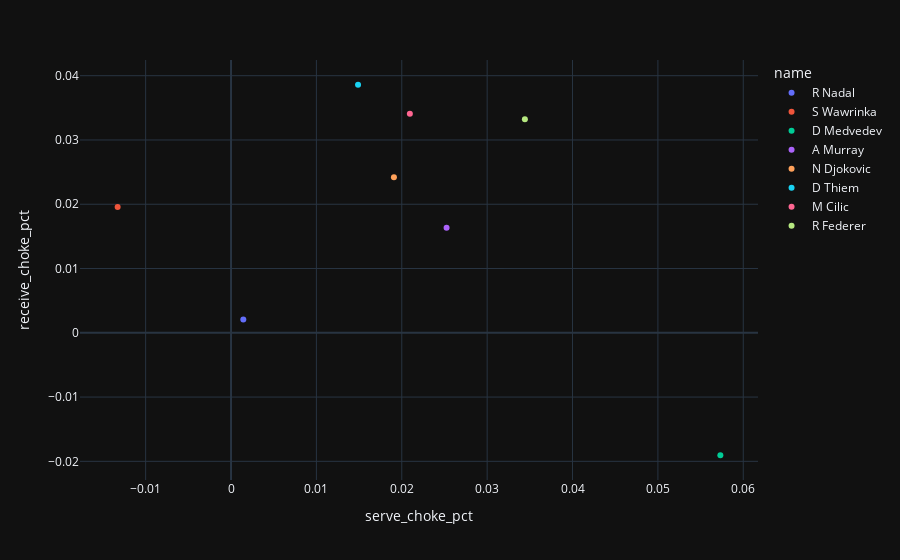

Notebook code for this chart:
### Code cell
fig = px.scatter(data_frame=df2, x="serve_choke_pct", y="receive_choke_pct", hover_name='name', color='name')
fig.show()

### Figure 1 — Plotly figure (JSON) as saved in the notebook; plotly's stock layout.template omitted (floating-point values rounded to 4 significant figures)
{"data": [{"hovertemplate": "<b>%{hovertext}</b><br><br>name=R Nadal<br>serve_choke_pct=%{x}<br>receive_choke_pct=%{y}<extra></extra>", "hovertext": ["R Nadal"], "legendgroup": "R Nadal", "marker": {"color": "#636efa", "symbol": "circle"}, "mode": "markers", "name": "R Nadal", "orientation": "v", "showlegend": true, "type": "scatter", "x": [0.001437], "xaxis": "x", "y": [0.002051], "yaxis": "y"}, {"hovertemplate": "<b>%{hovertext}</b><br><br>name=S Wawrinka<br>serve_choke_pct=%{x}<br>receive_choke_pct=%{y}<extra></extra>", "hovertext": ["S Wawrinka"], "legendgroup": "S Wawrinka", "marker": {"color": "#EF553B", "symbol": "circle"}, "mode": "markers", "name": "S Wawrinka", "orientation": "v", "showlegend": true, "type": "scatter", "x": [-0.01328], "xaxis": "x", "y": [0.01958], "yaxis": "y"}, {"hovertemplate": "<b>%{hovertext}</b><br><br>name=D Medvedev<br>serve_choke_pct=%{x}<br>receive_choke_pct=%{y}<extra></extra>", "hovertext": ["D Medvedev"], "legendgroup": "D Medvedev", "marker": {"color": "#00cc96", "symbol": "circle"}, "mode": "markers", "name": "D Medvedev", "orientation": "v", "showlegend": true, "type": "scatter", "x": [0.05731], "xaxis": "x", "y": [-0.01905], "yaxis": "y"}, {"hovertemplate": "<b>%{hovertext}</b><br><br>name=A Murray<br>serve_choke_pct=%{x}<br>receive_choke_pct=%{y}<extra></extra>", "hovertext": ["A Murray"], "legendgroup": "A Murray", "marker": {"color": "#ab63fa", "symbol": "circle"}, "mode": "markers", "name": "A Murray", "orientation": "v", "showlegend": true, "type": "scatter", "x": [0.02525], "xaxis": "x", "y": [0.01636], "yaxis": "y"}, {"hovertemplate": "<b>%{hovertext}</b><br><br>name=N Djokovic<br>serve_choke_pct=%{x}<br>receive_choke_pct=%{y}<extra></extra>", "hovertext": ["N Djokovic"], "legendgroup": "N Djokovic", "marker": {"color": "#FFA15A", "symbol": "circle"}, "mode": "markers", "name": "N Djokovic", "orientation": "v", "showlegend": true, "type": "scatter", "x": [0.01908], "xaxis": "x", "y": [0.0242], "yaxis": "y"}, {"hovertemplate": "<b>%{hovertext}</b><br><br>name=D Thiem<br>serve_choke_pct=%{x}<br>receive_choke_pct=%{y}<extra></extra>", "hovertext": ["D Thiem"], "legendgroup": "D Thiem", "marker": {"color": "#19d3f3", "symbol": "circle"}, "mode": "markers", "name": "D Thiem", "orientation": "v", "showlegend": true, "type": "scatter", "x": [0.01488], "xaxis": "x", "y": [0.03859], "yaxis": "y"}, {"hovertemplate": "<b>%{hovertext}</b><br><br>name=M Cilic<br>serve_choke_pct=%{x}<br>receive_choke_pct=%{y}<extra></extra>", "hovertext": ["M Cilic"], "legendgroup": "M Cilic", "marker": {"color": "#FF6692", "symbol": "circle"}, "mode": "markers", "name": "M Cilic", "orientation": "v", "showlegend": true, "type": "scatter", "x": [0.02095], "xaxis": "x", "y": [0.03408], "yaxis": "y"}, {"hovertemplate": "<b>%{hovertext}</b><br><br>name=R Federer<br>serve_choke_pct=%{x}<br>receive_choke_pct=%{y}<extra></extra>", "hovertext": ["R Federer"], "legendgroup": "R Federer", "marker": {"color": "#B6E880", "symbol": "circle"}, "mode": "markers", "name": "R Federer", "orientation": "v", "showlegend": true, "type": "scatter", "x": [0.03442], "xaxis": "x", "y": [0.03322], "yaxis": "y"}], "layout": {"legend": {"title": {"text": "name"}, "tracegroupgap": 0}, "margin": {"t": 60}, "xaxis": {"anchor": "y", "domain": [0, 1], "title": {"text": "serve_choke_pct"}}, "yaxis": {"anchor": "x", "domain": [0, 1], "title": {"text": "receive_choke_pct"}}}}
